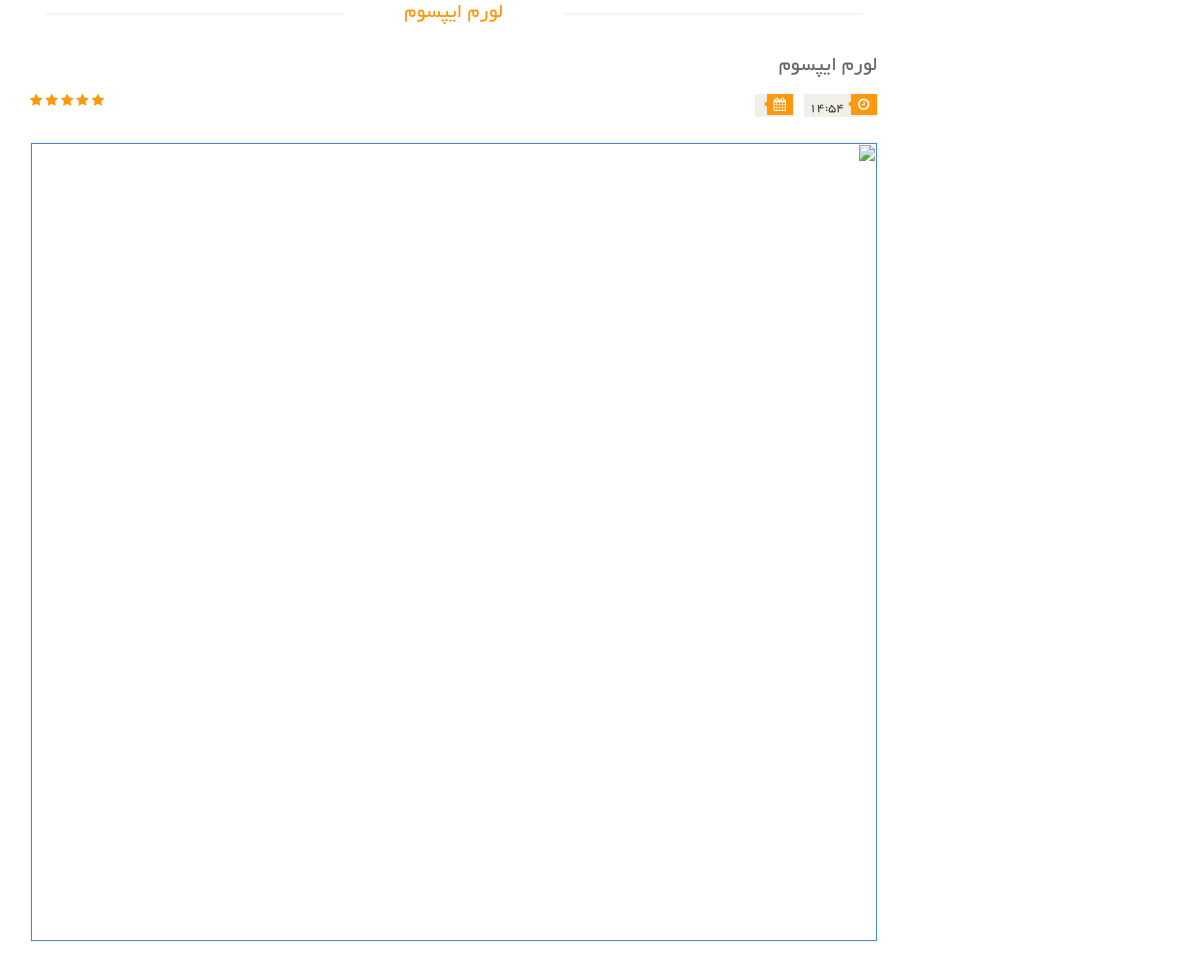
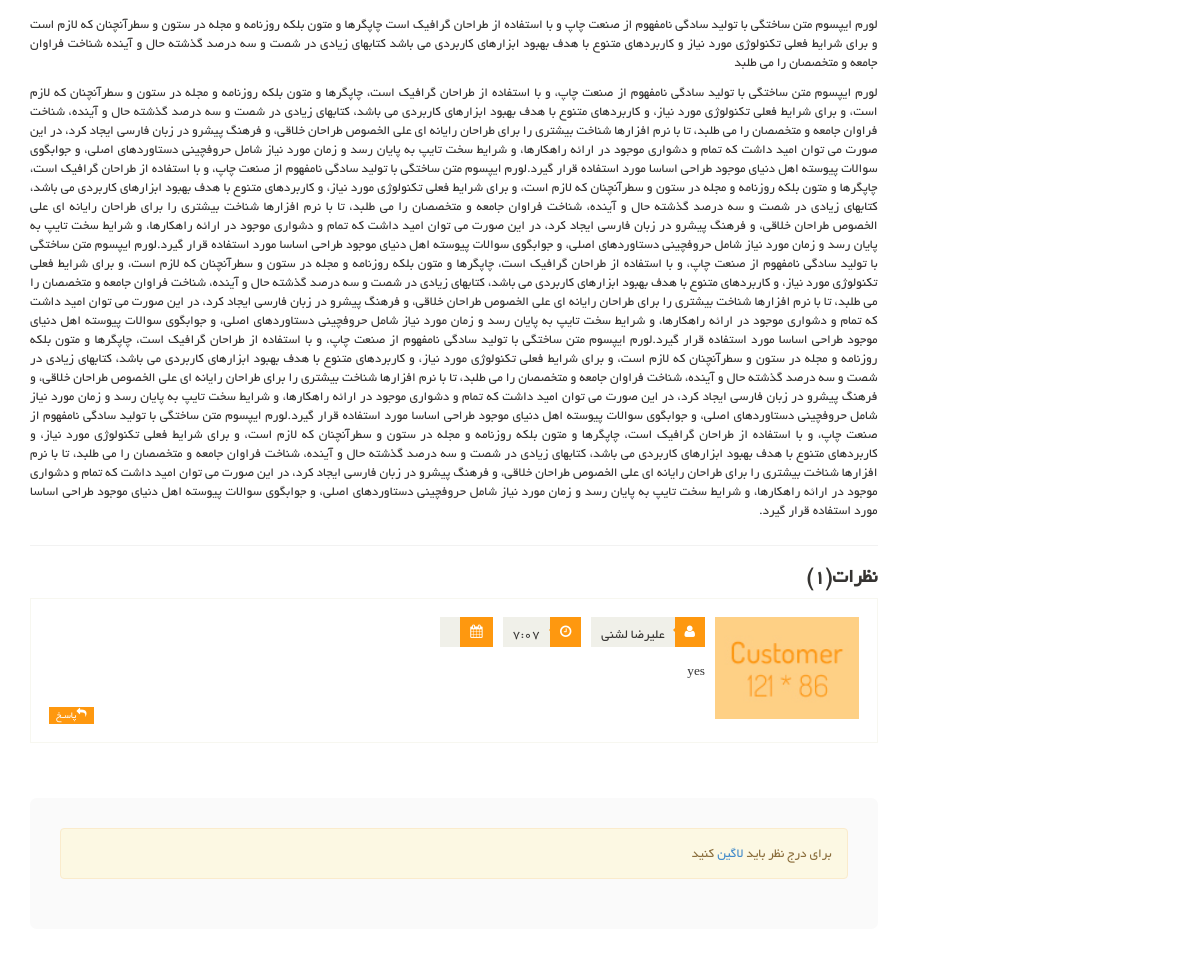
/articles/1/, run on the app's committed database (2 pictures, top to bottom).
### article_module/models.py (models this page shows, shortened)
class Article(models.Model):
    title = models.CharField(max_length=300, verbose_name='عنوان مقاله')
    slug = models.SlugField(max_length=400, db_index=True, allow_unicode=True, verbose_name='عنوان در url')
    image = models.ImageField(upload_to='images/article', verbose_name='تصویر مقاله')
    short_description = models.TextField(verbose_name='توضیحات کوتاه')
    text = models.TextField(verbose_name='متن مقاله')
    is_active = models.BooleanField(default=True, verbose_name='فعال / غیر فعال')
    selected_categories = models.ManyToManyField(ArticleCategory, verbose_name='دسته بندی ها')
    author = models.ForeignKey(User, on_delete=models.CASCADE, verbose_name='نویسنده', null=True, editable=False)
    crate_date = models.DateTimeField(auto_now_add=True, editable=False, verbose_name='تاریخ ثبت')
    def get_jalali_create_time(self):
        return self.crate_date.strftime('%H:%M')
    class Meta:
        verbose_name = 'مقاله'
        verbose_name_plural = 'مقاله ها'

class ArticleComment(models.Model):
    article = models.ForeignKey(Article, on_delete=models.CASCADE, verbose_name='مقاله')
    parent = models.ForeignKey('ArticleComment', null=True, blank=True, on_delete=models.CASCADE, verbose_name='والد')
    user = models.ForeignKey(User, on_delete=models.CASCADE, verbose_name='کاربر')
    create_data = models.DateTimeField(auto_now_add=True, verbose_name='تاریخ ثبت')
    text = models.TextField(verbose_name='متن نظر')
    is_active = models.BooleanField(default=True, verbose_name='فعال / غیرفعال')
    class Meta:
        verbose_name = 'نظر مقاله'
        verbose_name_plural = 'نظرات مقاله ها'

### account_module/models.py (models this page shows)
class User(AbstractUser):
    avatar = models.ImageField(upload_to='images/profile', verbose_name='تصویر آواتار', null=True, blank=True)
    email_active_code = models.CharField(max_length=100, verbose_name='کد فعالسازی ایمیل')
    about_user = models.TextField(null=True, blank=True, verbose_name='درباره شخص')
    address = models.TextField(null=True, blank=True, verbose_name='آدرس')
    class Meta:
        verbose_name = 'کاربر'
        verbose_name_plural = 'کاربران'
    def __str__(self):
        if self.get_full_name is not '' and self.last_name is not '':
            return self.get_full_name()
        return self.email

### article_module/views.py (the view)
# urls.py: path('<pk>/', views.ArticleDetailView.as_view(), name='articles_detail'),
class ArticleDetailView(DetailView):
    model = Article
    template_name = 'article_module/components/article_detail_page.html'
    def get_queryset(self):
        query = super(ArticleDetailView, self).get_queryset()
        query = query.filter(is_active=True)
        return query
    def get_context_data(self, **kwargs):
        context = super(ArticleDetailView, self).get_context_data()
        article: Article = kwargs.get('object')
        context['comments'] = ArticleComment.objects.filter(article_id=article.id, is_active=True, parent_id=None).order_by('-create_data').prefetch_related('articlecomment_set')
        context['comments_count'] = ArticleComment.objects.filter(article_id=article.id, is_active=True).count()
        return context

### polls/templatetags/poll_extras.py (called while the page is built)
@register.filter(name='show_jalali_date')
def show_jalali_date(value):
    return date2jalali(value)

### article_module/templates/article_module/components/article_detail_page.html (shortened to what this page needs)
{% extends 'shared/_layout.html' %}
{% load render_partial %}
{% load poll_extras %}
{% load thumbnail %}
{% block content %}
    <section>
		<div class="container">
			<div class="row">
				<div class="col-sm-9">
					<div class="blog-post-area">
						<h2 class="title text-center">{{ article.title }}</h2>
						<div class="single-blog-post">
							<h3>{{ article.title }}</h3>
							<div class="post-meta">
								<ul>
									<li><i class="fa fa-clock-o"></i>{{ article.get_jalali_create_time }}</li>
									<li><i class="fa fa-calendar"></i>{{ article.crate_date | show_jalali_date }}</li>
								</ul>
								<span>
										<i class="fa fa-star"></i>
										<i class="fa fa-star"></i>
										<i class="fa fa-star"></i>
										<i class="fa fa-star"></i>
										<i class="fa fa-star-half-o"></i>
								</span>
							</div>
							<a href="">
                                {% thumbnail article.image '862x398' quality=95 crop='center' as im %}
                                    <img src="{{ im.url }}">
                                {% endthumbnail %}
							</a>
							<p>{{ article.short_description }}</p>
							<p>{{ article.text }}</p>
						</div>
					</div>
					<div class="response-area" id="comments_area">
						<h2>نظرات({{ comments_count }})</h2>
						<ul class="media-list">
							{% for comment in comments %}
                                <li class="media" id="single_comment_box_{{ comment.id }}">
								<a class="pull-right" href="#">
									<img class="media-object" src="/static/images/blog/Customer.jpg" alt="">
								</a>
								<div class="media-body">
									<ul class="sinlge-post-meta">
										<li><i class="fa fa-user"></i>{{ comment.user }}</li>
										<li><i class="fa fa-clock-o"></i>{{ comment.create_data | time }}</li>
										<li><i class="fa fa-calendar"></i>{{ comment.create_data | show_jalali_date }}</li>
									</ul>
									<p>{{ comment.text }}</p>
									<a class="btn btn-primary" onclick="fillParentId({{ comment.id }})"><i class="fa fa-reply"></i>پاسـخ</a>
								</div>
							</li>
							{% endfor %}
						</ul>
					</div>
					<div class="replay-box" id="comment_form">
						{% if request.user.is_authenticated %}
                            <div class="row">
							<div class="col-sm-12">
                                <h2>نظـر خود را بنویسیـد</h2>
								<div class="text-area">
                                    <input type="hidden" id="parent_id" value="">
									<div class="blank-arrow">
										<label>متن پیام</label>
									</div>
									<span>*</span>
                                        <textarea name="message" rows="11" id="commentText"></textarea>
                                    <a class="btn btn-primary" onclick="sendArticleComment({{ article.id }})">ارسـال نظـر</a>
								</div>
							</div>
						</div>
                            {% else %}
                            <div class="alert alert-warning">
                            برای درج نظر باید <a href="{% url 'login_page' %}">لاگین</a> کنید
                            </div>
						{% endif %}
					</div>
				</div>
			</div>
		</div>
	</section>
{% endblock %}

### static/css/main.css (style rules this page uses)
body { font-family: 'BYekan'; font-size: 10pt; position: relative; font-weight: normal; direction: rtl; }
ul li { list-style: none; }
a { -webkit-transition: 300ms; -moz-transition: 300ms; -o-transition: 300ms; transition: 300ms; }
h1, h2, h3, h4, h5, h6 { font-family: 'BYekan', sans-serif; }
.left-sidebar h2:after, h2.title:after { content: " "; position: absolute; border: 1px solid #f5f5f5; bottom: 8px; right: 0; width: 100%; height: 0; z-index: -2; }
h2.title:before { content: " "; position: absolute; background: #fff; bottom: -6px; width: 220px; height: 30px; z-index: -1; right: 50%; margin-right: -110px; }
h2.title { color: #FE980F; font-family: 'BYekan', sans-serif; font-size: 16pt; font-weight: 400; margin: 0 15px; text-transform: uppercase; margin-bottom: 30px; position: relative; }
.single-blog-post { border-bottom: 1px solid #f2f2f2; padding-bottom: 15px; }
.blog-post-area .single-blog-post h3 { color: #696763; font-size: 16pt; font-family: 'BYekan', sans-serif; text-transform: uppercase; font-weight: 500; margin-bottom: 17px; }
.blog-post-area .single-blog-post a img { border: 1px solid #F7F7F0; width: 100%; margin-bottom: 30px }
.blog-post-area .single-blog-post p { color: #363432; text-align: justify; }
.blog-post-area .post-meta { display: block; margin-bottom: 25px; overflow: hidden; }
.blog-post-area .post-meta ul { padding: 0; display: inline; }
.blog-post-area .post-meta ul li { background: #F0F0E9; float: right; margin-left: 10px; padding: 0 5px; font-size: 10pt; color: #393b3b; position: relative; }
.blog-post-area .post-meta ul li i { background: #FE980F; color: #FFFFFF; margin-right: -4px; margin-left: 7px; padding: 4px 7px; }
.sinlge-post-meta li i:after, .blog-post-area .post-meta ul li i:after { content: ""; position: absolute; width: auto; height: auto; border-color: transparent #FE980F transparent transparent; border-width: 4px; border-style: solid; top: 6px; right: 26px; }
.post-meta span { float: left; }
.post-meta span i { color: #FE980F; }
.commnets p, .response-area p, .replay-box p { font-size: 10pt }
.media-list .btn-primary, .commnets .btn-primary { background: #FC9A11; border: 0 none; border-radius: 0; color: #FFFFFF; float: left; font-size: 10px; padding: 1px 7px; text-transform: uppercase; }
.response-area h2 { color: #363432; font-size: 20px; font-weight: 700; }
.response-area .media { border: 1px solid #F7F7F0; padding: 18px; margin-bottom: 28px }
.response-area .media img { height: 102px; width: 100%; }
.sinlge-post-meta { overflow: hidden; padding-right: 0; margin-bottom: 15px }
.sinlge-post-meta li { background: #F0F0E9; color: #363432; float: right; font-size: 10pt; font-weight: 400; margin-left: 10px; padding: 0 0 0 10px; position: relative; text-transform: uppercase; }
.sinlge-post-meta li i { background: #FE980F; color: #FFFFFF; margin-left: 10px; padding: 8px 10px; }
.sinlge-post-meta li i:after { top: 7px; border-width: 6px; left: 27px; }
.replay-box { margin-bottom: 107px; margin-top: 55px; background: #fafAfa; padding: 30px; border-radius: 0.5em }
.btn.btn-primary { background: #FE980F; border: 0 none; border-radius: 0; margin-top: 16px; }

### data on the page
Article: title "لورم ایپسوم", get_jalali_create_time "14:54", short_description "لورم ایپسوم متن ساختگی با تولید سادگی نامفهوم از صنعت چاپ و با استفاده از طراحان گرافیک است چاپگرها و متون بلکه روزنامه و مجله در ستون و سطرآنچنان که لازم است و برای شرایط فعلی تکنولوژی مورد نیاز و کاربردهای متنوع با هدف بهبود ابزارهای کاربردی می باشد کتابهای زیادی در شصت و سه درصد گذشته حال و آینده شناخت فراوان جامعه و متخصصان را می طلبد", text "لورم ایپسوم متن ساختگی با تولید سادگی نامفهوم از صنعت چاپ، و با استفاده از طراحان گرافیک است، چاپگرها و متون بلکه روزنامه و مجله در ستون و سطرآنچنان که لازم است، و برای شرایط فعلی تکنولوژی مورد نیاز، و کاربردهای متنوع با هدف بهبود ابزارهای کاربردی می باشد، کتابهای زیادی در شصت و سه درصد گذشته حال و آینده، شناخت فراوان جامعه و متخصصان را می طلبد، تا با نرم افزارها شناخت بیشتری را برای طراحان رایانه ای علی الخصوص طراحان خلاقی، و فرهنگ پیشرو در زبان فارسی ایجاد کرد، در این صورت می توان امید داشت که تمام و دشواری موجود در ارائه راهکارها، و شرایط سخت تایپ به پایان رسد و زمان مورد نیاز شامل حروفچینی دستاوردهای اصلی، و جوابگوی سوالات پیوسته اهل دنیای موجود طراحی اساسا مورد استفاده قرار گیرد.لورم…"
ArticleComment: user "علیرضا لشنی", create_data "7:07", text "yes"

### other printed values
{{ comments_count }} "1"
